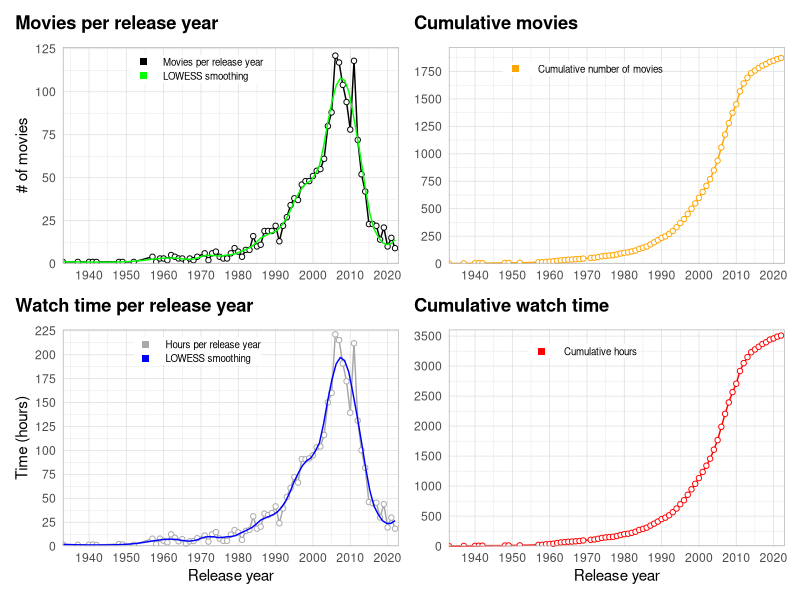
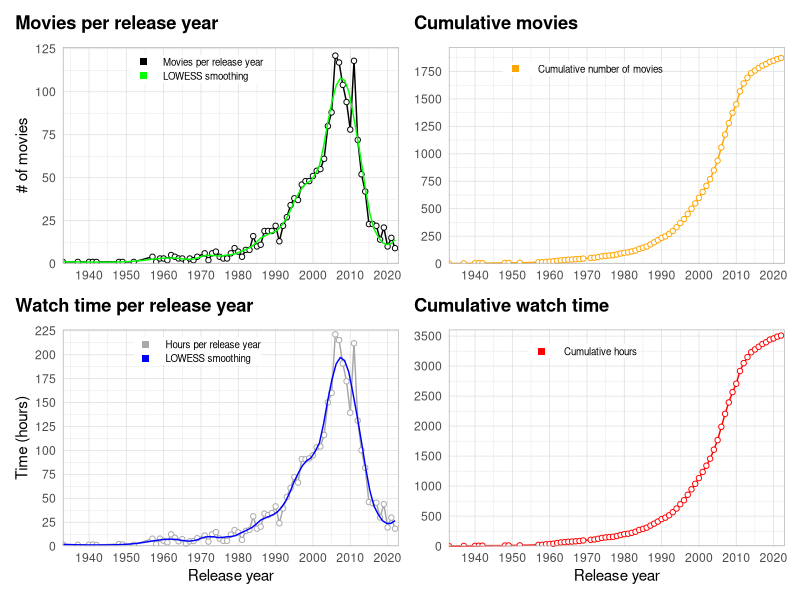
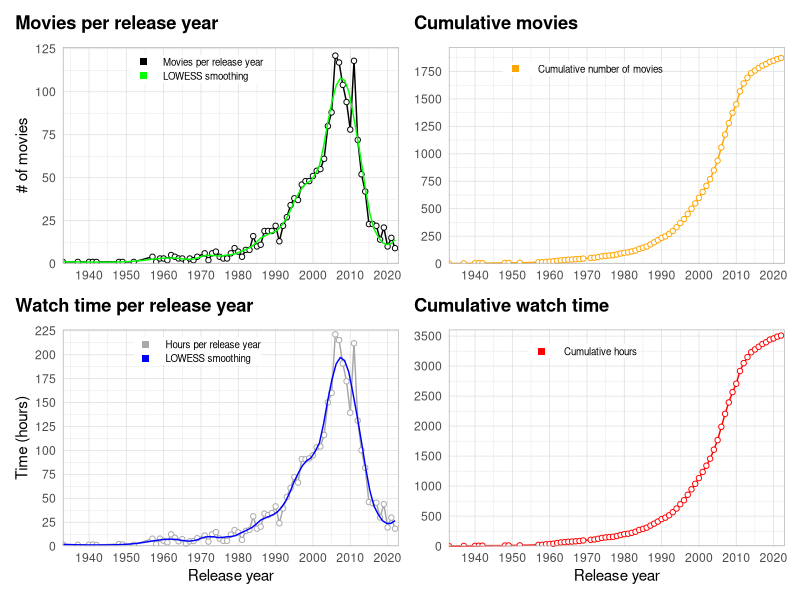

Here is the R script that generated these plots, in order:
library(tidyverse)
library(scales)
library(patchwork)

watchlist <- read.csv("Data/WATCHLIST.csv") %>% 
  select(year = Year, runtime = Runtime..mins., rating = Your.Rating, movie = Title.Type, title = Title, id = Const) %>% 
  drop_na() %>% 
  filter(movie != "short") #%>% 
  #filter(year == 2022)
  
totals <- watchlist %>% 
  group_by(year) %>% 
  summarise_at(vars(runtime),
               list(per_year = sum))

hours <- totals$per_year/60
totals$hours <- hours

cum_movies <- cumsum(totals$hours)
totals$cumruntime <- cum_movies

av_year <- watchlist %>% 
  group_by(year) %>% 
  summarise(mean(runtime))
totals$av_year <- av_year$`mean(runtime)`

movie_number <- aggregate(cbind(count = id) ~ year,
            data = watchlist,
            FUN = function(x){NROW(x)})
totals$number <- movie_number$count

cum_number <- cumsum(totals$number)
totals$cummovies <- cum_number
  

p1 <- ggplot(data = totals, aes(x = year, y = hours)) +
  geom_line(aes(color = "1"), size = 0.5, show.legend = FALSE) +
  geom_point(fill="white", aes(color = "1"), shape = 21, show.legend = TRUE) +
  geom_smooth(se=FALSE, aes(color = "2"), size=0.5, span=0.2, show.legend = FALSE) +
  scale_x_continuous(breaks = seq(1900, 2020, 10), expand=c(0,0)) +
  scale_y_continuous(breaks = seq(0, max(totals$hours+5), 25), limits = c(0, max(totals$hours+5)), expand=c(0,0)) +
  coord_cartesian(xlim = c(min(watchlist$year), max(watchlist$year+1))) +
  scale_color_manual(name=NULL,
                     breaks=c(1, 2),
                     values = c("darkgrey", "blue"),
                     labels=c("Hours per release year", "LOWESS smoothing"), 
                     guide = guide_legend(override.aes = list(shape=15, size = 2))) +
  labs(x = "Release year",
       y = "Time (hours)",
       title = "Watch time per release year") +
  theme_light() +
  theme(axis.ticks = element_blank(),
        plot.title.position = "plot",
        plot.title = element_text(margin = margin(b=10), color = "black", face = "bold"),
        legend.position = c(0.40, 0.9),
        legend.title = element_text(size=0),
        legend.text = element_text(size = 7),
        legend.key.height = unit(10, "pt"),
        legend.margin = margin(0,0,0,0))


p2 <- ggplot(data = totals, aes(x = year, y = cumruntime)) +
  geom_line(aes(color = "1"), size = 0.5, show.legend = FALSE) +
  geom_point(fill="white", aes(color = "1"), shape = 21, show.legend = TRUE) +
  # geom_smooth(se=FALSE, aes(color = "2"), size=0.5, span=0.2, show.legend = FALSE) +
  scale_x_continuous(breaks = seq(1900, 2020, 10), expand=c(0,0)) +
  scale_y_continuous(breaks = seq(0, max(totals$cumruntime +100), 500), limits = c(0, max(totals$cumruntime +100)), expand=c(0,0)) +
  coord_cartesian(xlim = c(min(watchlist$year), max(watchlist$year+1))) +
  scale_color_manual(name=NULL,
                     breaks=c(1, 2),
                     values = c("red", "blue"),
                     labels=c(" Cumulative hours", "LOWESS smoothing"),
                     guide = guide_legend(override.aes = list(shape=15, size = 2))) +
  labs(x = "Release year",
       y = NULL,
       title = "Cumulative watch time") +
  theme_light() +
  theme(axis.ticks = element_blank(),
        plot.title.position = "plot",
        plot.title = element_text(margin = margin(b=10), color = "black", face = "bold"),
        legend.position = c(0.40, 0.9),
        legend.title = element_text(size=0),
        legend.text = element_text(size = 7),
        legend.key.height = unit(10, "pt"),
        legend.margin = margin(0,0,0,0))

p3 <- ggplot(data = totals, aes(x = year, y = number)) +
  geom_line(aes(color = "1"), size = 0.5, show.legend = FALSE) +
  geom_point(fill="white", aes(color = "1"), shape = 21, show.legend = TRUE) +
  geom_smooth(se=FALSE, aes(color = "2"), size=0.5, span=0.2, show.legend = FALSE) +
  scale_x_continuous(breaks = seq(1900, 2020, 10), expand=c(0,0)) +
  scale_y_continuous(breaks = seq(0, max(totals$number+5), 25), limits = c(0, max(totals$number+5)), expand=c(0,0)) +
  coord_cartesian(xlim = c(min(watchlist$year), max(watchlist$year+1))) +
  scale_color_manual(name=NULL,
                     breaks=c(1, 2),
                     values = c("black", "green"),
                     labels=c("Movies per release year", "LOWESS smoothing"),
                     guide = guide_legend(override.aes = list(shape=15, size = 2))) +
  labs(x = NULL,
       y = "# of movies",
       title = "Movies per release year") +
  theme_light() +
  theme(axis.ticks = element_blank(),
        plot.title.position = "plot",
        plot.title = element_text(margin = margin(b=10), color = "black", face = "bold"),
        legend.position = c(0.40, 0.9),
        legend.title = element_text(size=0),
        legend.text = element_text(size = 7),
        legend.key.height = unit(10, "pt"),
        legend.margin = margin(0,0,0,0))

p4 <- ggplot(data = totals, aes(x = year, y = cummovies)) +
  geom_line(aes(color = "1"), size = 0.5, show.legend = FALSE) +
  geom_point(fill="white", aes(color = "1"), shape = 21, show.legend = TRUE) +
  # geom_smooth(se=FALSE, aes(color = "2"), size=0.5, span=0.2, show.legend = FALSE) +
  scale_x_continuous(breaks = seq(1900, 2020, 10), expand=c(0,0)) +
  scale_y_continuous(breaks = seq(0, max(totals$cummovies +100), 250), limits = c(0, max(totals$cummovies +100)), expand=c(0,0)) +
  coord_cartesian(xlim = c(min(watchlist$year), max(watchlist$year+1))) +
  scale_color_manual(name=NULL,
                     breaks=c(1, 2),
                     values = c("orange", "blue"),
                     labels=c(" Cumulative number of movies", "LOWESS smoothing"),
                     guide = guide_legend(override.aes = list(shape=15, size = 2))) +
  labs(x = NULL,
       y = NULL,
       title = "Cumulative movies") +
  theme_light() +
  theme(axis.ticks = element_blank(),
        plot.title.position = "plot",
        plot.title = element_text(margin = margin(b=10), color = "black", face = "bold"),
        legend.position = c(0.40, 0.9),
        legend.title = element_text(size=0),
        legend.text = element_text(size = 7),
        legend.key.height = unit(10, "pt"),
        legend.margin = margin(0,0,0,0))

p3 + p4 + p1 + p2

ggsave("Figures/20220622_movie_stats.pdf", width = 8, height = 5)
ggsave("Figures/20220622_movie_stats.png", width = 8, height = 5)

  
